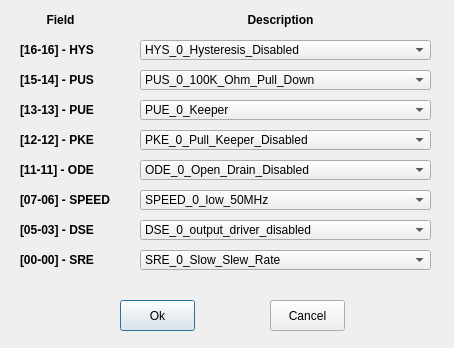
<?xml version="1.0" encoding="UTF-8"?>
<ui version="4.0">
 <class>padCtrlRT10yyDialog</class>
 <widget class="QDialog" name="padCtrlRT10yyDialog">
  <property name="geometry">
   <rect>
    <x>0</x>
    <y>0</y>
    <width>454</width>
    <height>348</height>
   </rect>
  </property>
  <property name="windowTitle">
   <string>Dialog</string>
  </property>
  <widget class="QLabel" name="label_hys">
   <property name="geometry">
    <rect>
     <x>20</x>
     <y>40</y>
     <width>81</width>
     <height>20</height>
    </rect>
   </property>
   <property name="font">
    <font>
     <weight>75</weight>
     <bold>true</bold>
    </font>
   </property>
   <property name="text">
    <string>[16-16] - HYS</string>
   </property>
  </widget>
  <widget class="QLabel" name="label_pue">
   <property name="geometry">
    <rect>
     <x>20</x>
     <y>100</y>
     <width>81</width>
     <height>20</height>
    </rect>
   </property>
   <property name="font">
    <font>
     <weight>75</weight>
     <bold>true</bold>
    </font>
   </property>
   <property name="text">
    <string>[13-13] - PUE</string>
   </property>
  </widget>
  <widget class="QLabel" name="label_pke">
   <property name="geometry">
    <rect>
     <x>20</x>
     <y>130</y>
     <width>81</width>
     <height>20</height>
    </rect>
   </property>
   <property name="font">
    <font>
     <weight>75</weight>
     <bold>true</bold>
    </font>
   </property>
   <property name="text">
    <string>[12-12] - PKE</string>
   </property>
  </widget>
  <widget class="QLabel" name="label_speed">
   <property name="geometry">
    <rect>
     <x>20</x>
     <y>190</y>
     <width>100</width>
     <height>20</height>
    </rect>
   </property>
   <property name="font">
    <font>
     <weight>75</weight>
     <bold>true</bold>
    </font>
   </property>
   <property name="text">
    <string>[07-06] - SPEED</string>
   </property>
  </widget>
  <widget class="QLabel" name="label_ode">
   <property name="geometry">
    <rect>
     <x>20</x>
     <y>160</y>
     <width>100</width>
     <height>20</height>
    </rect>
   </property>
   <property name="font">
    <font>
     <weight>75</weight>
     <bold>true</bold>
    </font>
   </property>
   <property name="text">
    <string>[11-11] - ODE</string>
   </property>
  </widget>
  <widget class="QLabel" name="label_sre">
   <property name="geometry">
    <rect>
     <x>20</x>
     <y>250</y>
     <width>100</width>
     <height>20</height>
    </rect>
   </property>
   <property name="font">
    <font>
     <weight>75</weight>
     <bold>true</bold>
    </font>
   </property>
   <property name="text">
    <string>[00-00] - SRE</string>
   </property>
  </widget>
  <widget class="QComboBox" name="comboBox_hys">
   <property name="geometry">
    <rect>
     <x>140</x>
     <y>40</y>
     <width>291</width>
     <height>20</height>
    </rect>
   </property>
   <item>
    <property name="text">
     <string>HYS_0_Hysteresis_Disabled</string>
    </property>
   </item>
   <item>
    <property name="text">
     <string>HYS_1_Hysteresis_Enabled</string>
    </property>
   </item>
  </widget>
  <widget class="QComboBox" name="comboBox_pue">
   <property name="geometry">
    <rect>
     <x>140</x>
     <y>100</y>
     <width>291</width>
     <height>20</height>
    </rect>
   </property>
   <item>
    <property name="text">
     <string>PUE_0_Keeper</string>
    </property>
   </item>
   <item>
    <property name="text">
     <string>PUE_1_Pull</string>
    </property>
   </item>
  </widget>
  <widget class="QComboBox" name="comboBox_pke">
   <property name="geometry">
    <rect>
     <x>140</x>
     <y>130</y>
     <width>291</width>
     <height>20</height>
    </rect>
   </property>
   <item>
    <property name="text">
     <string>PKE_0_Pull_Keeper_Disabled</string>
    </property>
   </item>
   <item>
    <property name="text">
     <string>PKE_1_Pull_Keeper_Enabled</string>
    </property>
   </item>
  </widget>
  <widget class="QComboBox" name="comboBox_speed">
   <property name="geometry">
    <rect>
     <x>140</x>
     <y>190</y>
     <width>291</width>
     <height>20</height>
    </rect>
   </property>
   <item>
    <property name="text">
     <string>SPEED_0_low_50MHz</string>
    </property>
   </item>
   <item>
    <property name="text">
     <string>SPEED_1_medium_100MHz</string>
    </property>
   </item>
   <item>
    <property name="text">
     <string>SPEED_2_fast_150MHz</string>
    </property>
   </item>
   <item>
    <property name="text">
     <string>SPEED_3_max_200MHz</string>
    </property>
   </item>
  </widget>
  <widget class="QComboBox" name="comboBox_ode">
   <property name="geometry">
    <rect>
     <x>140</x>
     <y>160</y>
     <width>291</width>
     <height>20</height>
    </rect>
   </property>
   <item>
    <property name="text">
     <string>ODE_0_Open_Drain_Disabled</string>
    </property>
   </item>
   <item>
    <property name="text">
     <string>ODE_1_Open_Drain_Enabled</string>
    </property>
   </item>
  </widget>
  <widget class="QComboBox" name="comboBox_sre">
   <property name="geometry">
    <rect>
     <x>140</x>
     <y>250</y>
     <width>291</width>
     <height>20</height>
    </rect>
   </property>
   <item>
    <property name="text">
     <string>SRE_0_Slow_Slew_Rate</string>
    </property>
   </item>
   <item>
    <property name="text">
     <string>SRE_1_Fast_Slew_Rate</string>
    </property>
   </item>
  </widget>
  <widget class="QPushButton" name="pushButton_ok">
   <property name="geometry">
    <rect>
     <x>120</x>
     <y>300</y>
     <width>75</width>
     <height>31</height>
    </rect>
   </property>
   <property name="text">
    <string>Ok</string>
   </property>
  </widget>
  <widget class="QPushButton" name="pushButton_cancel">
   <property name="geometry">
    <rect>
     <x>270</x>
     <y>300</y>
     <width>75</width>
     <height>31</height>
    </rect>
   </property>
   <property name="text">
    <string>Cancel</string>
   </property>
  </widget>
  <widget class="QComboBox" name="comboBox_pus">
   <property name="geometry">
    <rect>
     <x>140</x>
     <y>70</y>
     <width>291</width>
     <height>20</height>
    </rect>
   </property>
   <item>
    <property name="text">
     <string>PUS_0_100K_Ohm_Pull_Down</string>
    </property>
   </item>
   <item>
    <property name="text">
     <string>PUS_1_47K_Ohm_Pull_Up</string>
    </property>
   </item>
   <item>
    <property name="text">
     <string>PUS_2_100K_Ohm_Pull_Up</string>
    </property>
   </item>
   <item>
    <property name="text">
     <string>PUS_3_22K_Ohm_Pull_Up</string>
    </property>
   </item>
  </widget>
  <widget class="QLabel" name="label_pus">
   <property name="geometry">
    <rect>
     <x>20</x>
     <y>70</y>
     <width>81</width>
     <height>20</height>
    </rect>
   </property>
   <property name="font">
    <font>
     <weight>75</weight>
     <bold>true</bold>
    </font>
   </property>
   <property name="text">
    <string>[15-14] - PUS</string>
   </property>
  </widget>
  <widget class="QLabel" name="label_dse">
   <property name="geometry">
    <rect>
     <x>20</x>
     <y>220</y>
     <width>100</width>
     <height>20</height>
    </rect>
   </property>
   <property name="font">
    <font>
     <weight>75</weight>
     <bold>true</bold>
    </font>
   </property>
   <property name="text">
    <string>[05-03] - DSE</string>
   </property>
  </widget>
  <widget class="QComboBox" name="comboBox_dse">
   <property name="geometry">
    <rect>
     <x>140</x>
     <y>220</y>
     <width>291</width>
     <height>20</height>
    </rect>
   </property>
   <item>
    <property name="text">
     <string>DSE_0_output_driver_disabled</string>
    </property>
   </item>
   <item>
    <property name="text">
     <string>DSE_1_R0_150_Ohm_3_3V_260_Ohm_1_8V</string>
    </property>
   </item>
   <item>
    <property name="text">
     <string>DSE_2_R0_2</string>
    </property>
   </item>
   <item>
    <property name="text">
     <string>DSE_3_R0_3</string>
    </property>
   </item>
   <item>
    <property name="text">
     <string>DSE_4_R0_4</string>
    </property>
   </item>
   <item>
    <property name="text">
     <string>DSE_5_R0_5</string>
    </property>
   </item>
   <item>
    <property name="text">
     <string>DSE_6_R0_6</string>
    </property>
   </item>
   <item>
    <property name="text">
     <string>DSE_7_R0_7</string>
    </property>
   </item>
  </widget>
  <widget class="QLabel" name="label_field">
   <property name="geometry">
    <rect>
     <x>20</x>
     <y>10</y>
     <width>81</width>
     <height>20</height>
    </rect>
   </property>
   <property name="font">
    <font>
     <weight>75</weight>
     <bold>true</bold>
    </font>
   </property>
   <property name="autoFillBackground">
    <bool>true</bool>
   </property>
   <property name="text">
    <string>Field</string>
   </property>
   <property name="alignment">
    <set>Qt::AlignCenter</set>
   </property>
   <property name="wordWrap">
    <bool>false</bool>
   </property>
  </widget>
  <widget class="QLabel" name="label_description">
   <property name="geometry">
    <rect>
     <x>140</x>
     <y>10</y>
     <width>281</width>
     <height>20</height>
    </rect>
   </property>
   <property name="font">
    <font>
     <weight>75</weight>
     <bold>true</bold>
    </font>
   </property>
   <property name="autoFillBackground">
    <bool>true</bool>
   </property>
   <property name="text">
    <string>Description</string>
   </property>
   <property name="alignment">
    <set>Qt::AlignCenter</set>
   </property>
   <property name="wordWrap">
    <bool>false</bool>
   </property>
  </widget>
 </widget>
 <resources/>
 <connections/>
</ui>
